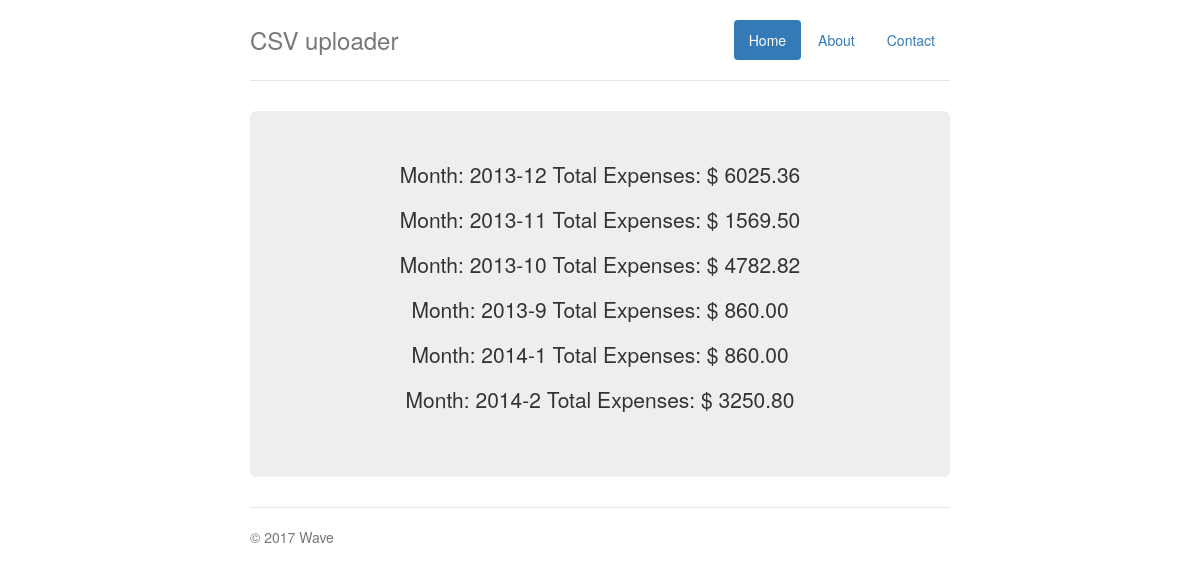
The app's page /expense/table with its own data.
### expensesite/models.py (models this page shows, shortened)
class MonthlyExpense(models.Model):
    year_month = models.CharField(max_length=7,default='')
    monthly_total = models.DecimalField(max_digits = 20, decimal_places = 2,null=True)

### expensesite/views.py (the view)
class MonthlyExpenseList(ListView):
    queryset = MonthlyExpense.objects.all()
    template_name = 'expensetemplates/table.html'

### templates/expensetemplates/table.html
{% extends 'expensetemplates/base.html' %}
{% block content %}
    {% for monthly_expense in object_list%}
        <p> Month: {{monthly_expense.year_month}}  Total Expenses: $ {{monthly_expense.monthly_total}}</p>
    {% endfor %}
{% endblock %}

### static/expensestatic/jumbotron-narrow.css (style rules this page uses)
body { padding-top: 20px; padding-bottom: 20px; }

### records on screen
MonthlyExpense: year_month "2013-12", monthly_total "6025.36"
MonthlyExpense: year_month "2013-11", monthly_total "1569.50"
MonthlyExpense: year_month "2013-10", monthly_total "4782.82"
MonthlyExpense: year_month "2013-9", monthly_total "860.00"
MonthlyExpense: year_month "2014-1", monthly_total "860.00"
MonthlyExpense: year_month "2014-2", monthly_total "3250.80"
